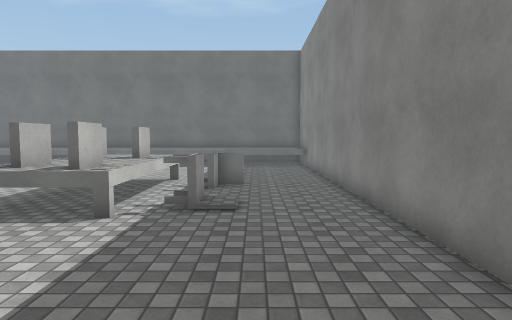
View 1 (above)

18 first-person views from a walk through a 3-D level made in the Unity game engine. The camera is 1.5 m above the floor, tilts 4° down and sees 75° across. The floor is counted in squares, 1 m on a side. Each view is taken from the middle of a square. On the plan, view 1 faces up. The plan holds only what a view shows up to about 15 squares ahead; the rest is blank. The player is left out. Surface patterns are stand-ins for the level's own textures.

View 2
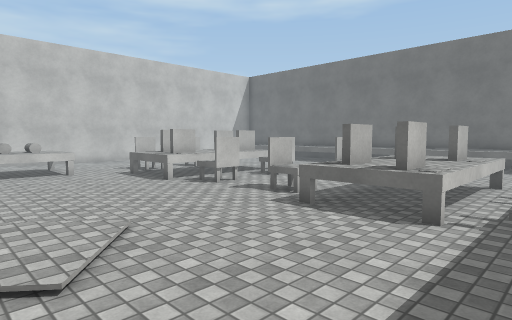

View 3
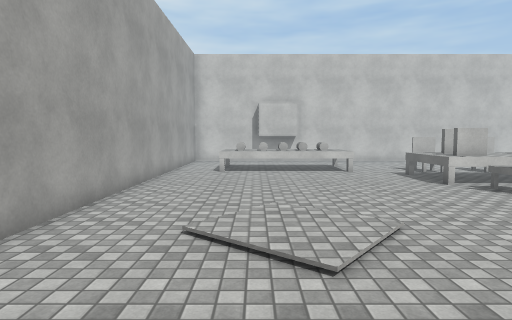

View 4
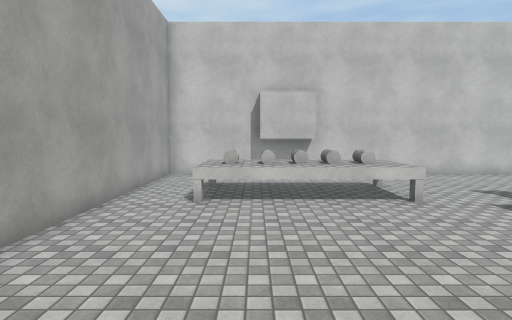

View 5
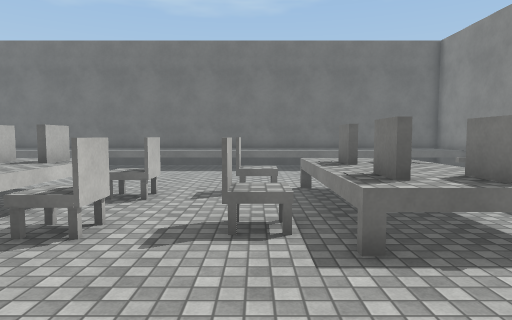

View 6
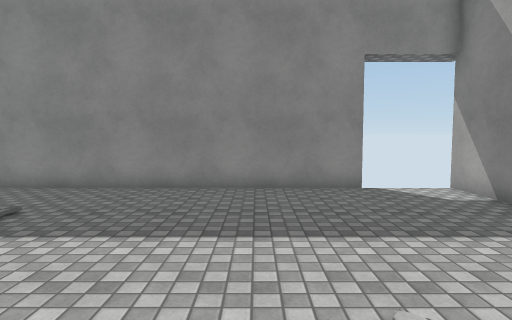

View 7
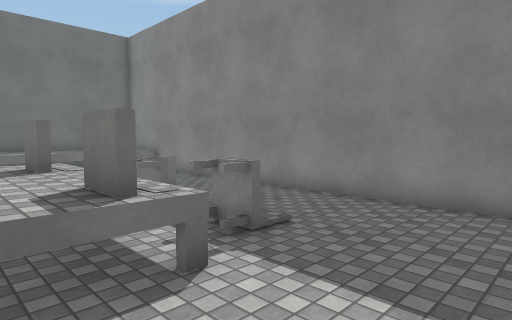

View 8
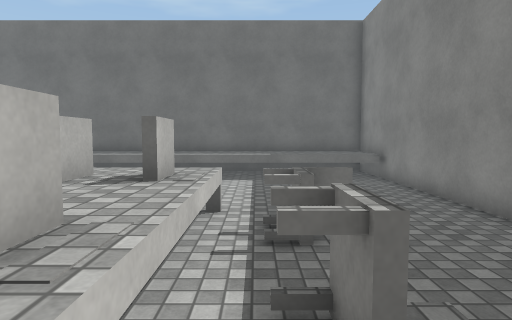

View 9
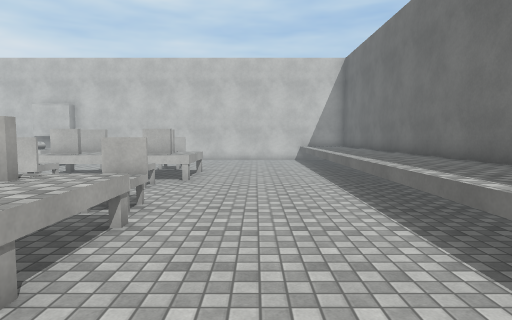

View 10
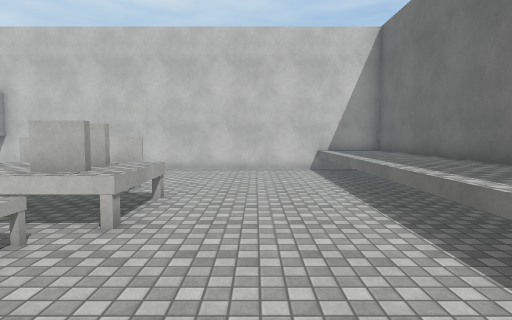

View 11
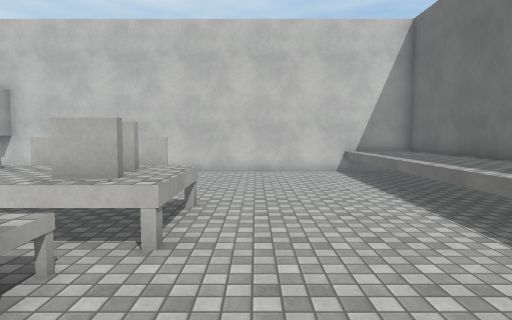

View 12
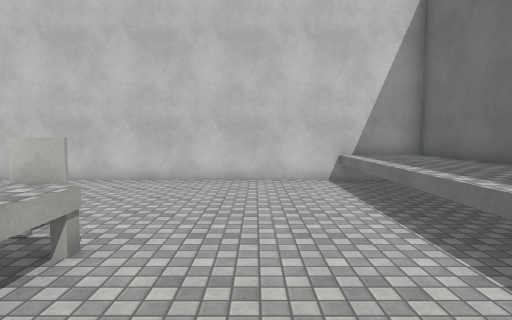

View 13
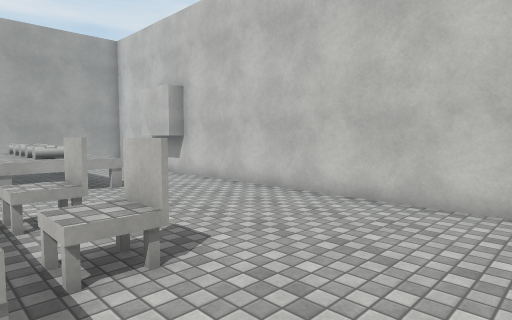

View 14
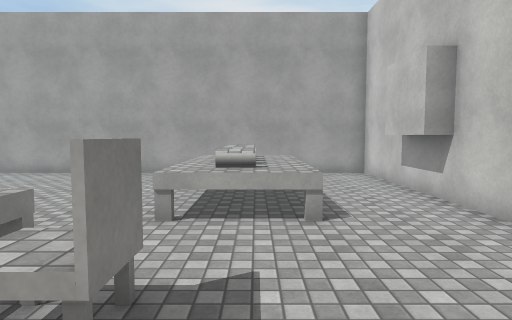

View 15
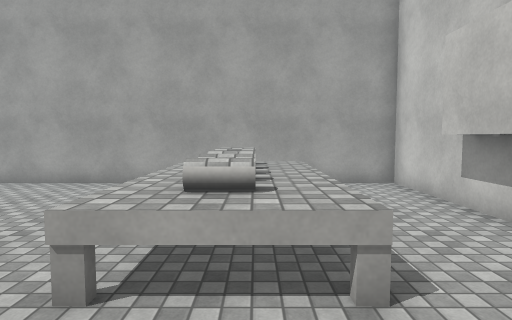

View 16
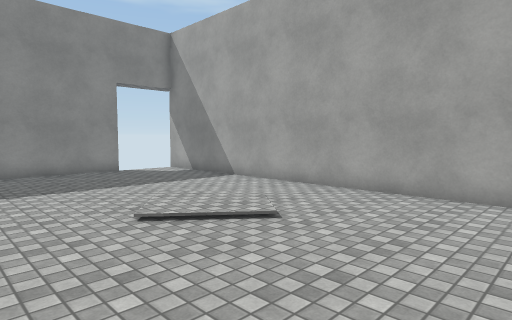

View 17
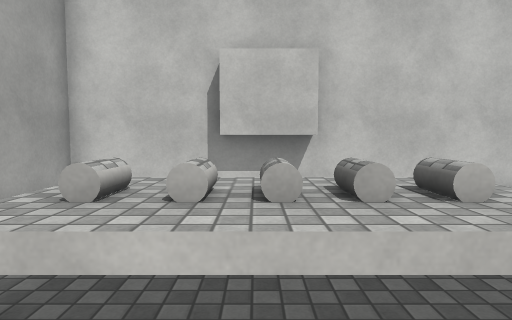

View 18
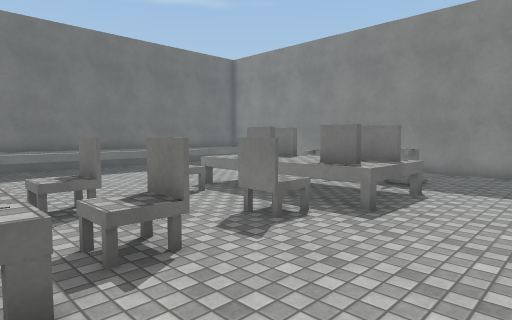

### Floor plan
Key: @ floor where view 1 was taken; # wall or solid block; . main floor; : floor 0.25 m higher than the main floor; / step, stairs or slope; ^ raised ledge; T table; C chair; B block.
Columns run from 22 left of view 1 to 3 right of it. Each row starts with its distance up from view 1.
 19 #^^^^^^^^^^^^^^^^^^^^^^^^#
 18 #^^^^^^^^^^^^^^^^^^^^^^^^#
 17 #^^^^^^^^^^^^^^^^^^^^^^^^#
 16 #....................  ..#
 15 #........................#
 14 #.................... ...#
 13 #.................... ...#
 12 #.......TTT......TTT. ...#
 11 #.......TTTCC..CCTTT. ...#
 10 #.....CC TTCC...T#TTCC...#
  9 #.......TTTT....TTTT.....#
  8 #.....CCTTTCC..CCTTTC....#
  7 #.....CCTT#CC..CCTT#CC...#
  6 #.......TTTT....TTTT.....#
  5 #........................#
  4 #...TTTT.................#
  3 #...TTTT.................#
  2 #B..TTTT.......//........#
  1 #B..TTTT.......::/.......#
  0 #B..TTTT......./:/....@..#
 -1 #...TTTT......../........#
 -2 #........................
 -3 #........................
 -4 ##########################

Positions as (right, up) in squares from view 1, and headings:
1: (0, 0), facing up
2: (-1, 0), facing up-left
3: (-1, 0), facing left
4: (-7, 0), facing left
5: (-7, 2), facing up
6: (-7, 2), facing right
7: (-5, 3), facing up-right
8: (-2, 5), facing up
9: (0, 14), facing left
10: (-6, 14), facing left
11: (-7, 13), facing left
12: (-10, 14), facing left
13: (-14, 14), facing down-left
14: (-17, 10), facing down
15: (-17, 7), facing down
16: (-12, 5), facing down-right
17: (-13, 1), facing left
18: (-12, 3), facing up-right
